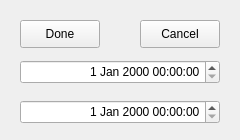
<?xml version="1.0" encoding="UTF-8"?>
<ui version="4.0">
 <class>nGanttDuration</class>
 <widget class="QWidget" name="nGanttDuration">
  <property name="geometry">
   <rect>
    <x>0</x>
    <y>0</y>
    <width>240</width>
    <height>140</height>
   </rect>
  </property>
  <property name="windowTitle">
   <string>Duration</string>
  </property>
  <property name="windowIcon">
   <iconset resource="../../Images/Branon.qrc">
    <normaloff>:/images/taskicon.png</normaloff>:/images/taskicon.png</iconset>
  </property>
  <property name="toolTip">
   <string>Duration</string>
  </property>
  <property name="statusTip">
   <string>Duration</string>
  </property>
  <property name="whatsThis">
   <string>Duration</string>
  </property>
  <widget class="QPushButton" name="Done">
   <property name="geometry">
    <rect>
     <x>20</x>
     <y>20</y>
     <width>80</width>
     <height>28</height>
    </rect>
   </property>
   <property name="text">
    <string>Done</string>
   </property>
  </widget>
  <widget class="QDateTimeEdit" name="Start">
   <property name="geometry">
    <rect>
     <x>20</x>
     <y>60</y>
     <width>200</width>
     <height>24</height>
    </rect>
   </property>
   <property name="alignment">
    <set>Qt::AlignRight|Qt::AlignTrailing|Qt::AlignVCenter</set>
   </property>
  </widget>
  <widget class="QDateTimeEdit" name="Finish">
   <property name="geometry">
    <rect>
     <x>20</x>
     <y>100</y>
     <width>200</width>
     <height>24</height>
    </rect>
   </property>
   <property name="alignment">
    <set>Qt::AlignRight|Qt::AlignTrailing|Qt::AlignVCenter</set>
   </property>
  </widget>
  <widget class="QPushButton" name="Cancel">
   <property name="geometry">
    <rect>
     <x>140</x>
     <y>20</y>
     <width>80</width>
     <height>28</height>
    </rect>
   </property>
   <property name="text">
    <string>Cancel</string>
   </property>
  </widget>
 </widget>
 <resources>
  <include location="../../Images/Branon.qrc"/>
  <include location="../../Images/Branon.qrc"/>
  <include location="../../Images/Branon.qrc"/>
  <include location="../../Images/Branon.qrc"/>
  <include location="../../Images/Branon.qrc"/>
  <include location="../../Images/Branon.qrc"/>
  <include location="../../Images/Branon.qrc"/>
 </resources>
 <connections>
  <connection>
   <sender>Done</sender>
   <signal>clicked()</signal>
   <receiver>nGanttDuration</receiver>
   <slot>Done()</slot>
   <hints>
    <hint type="sourcelabel">
     <x>59</x>
     <y>33</y>
    </hint>
    <hint type="destinationlabel">
     <x>119</x>
     <y>69</y>
    </hint>
   </hints>
  </connection>
  <connection>
   <sender>Cancel</sender>
   <signal>clicked()</signal>
   <receiver>nGanttDuration</receiver>
   <slot>Cancel()</slot>
   <hints>
    <hint type="sourcelabel">
     <x>179</x>
     <y>33</y>
    </hint>
    <hint type="destinationlabel">
     <x>119</x>
     <y>69</y>
    </hint>
   </hints>
  </connection>
  <connection>
   <sender>Start</sender>
   <signal>dateTimeChanged(QDateTime)</signal>
   <receiver>nGanttDuration</receiver>
   <slot>startChanged(QDateTime)</slot>
   <hints>
    <hint type="sourcelabel">
     <x>119</x>
     <y>71</y>
    </hint>
    <hint type="destinationlabel">
     <x>119</x>
     <y>69</y>
    </hint>
   </hints>
  </connection>
 </connections>
</ui>
